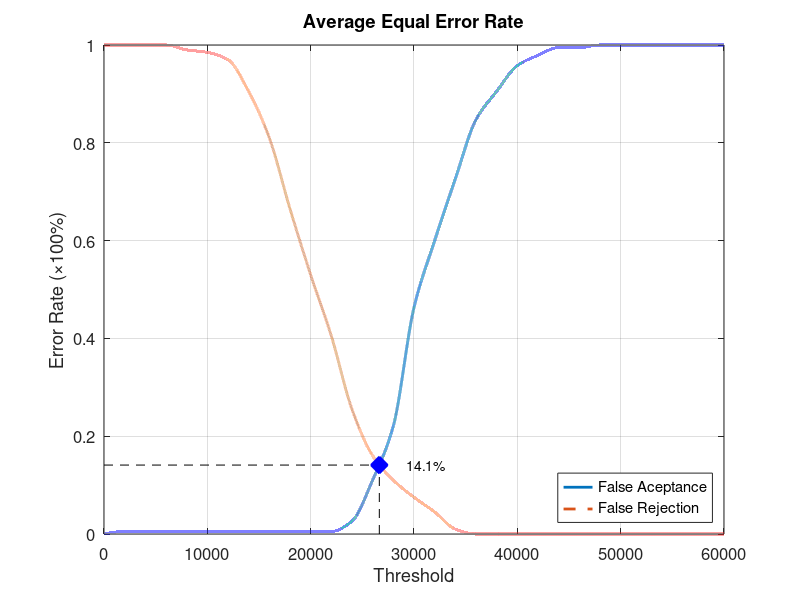
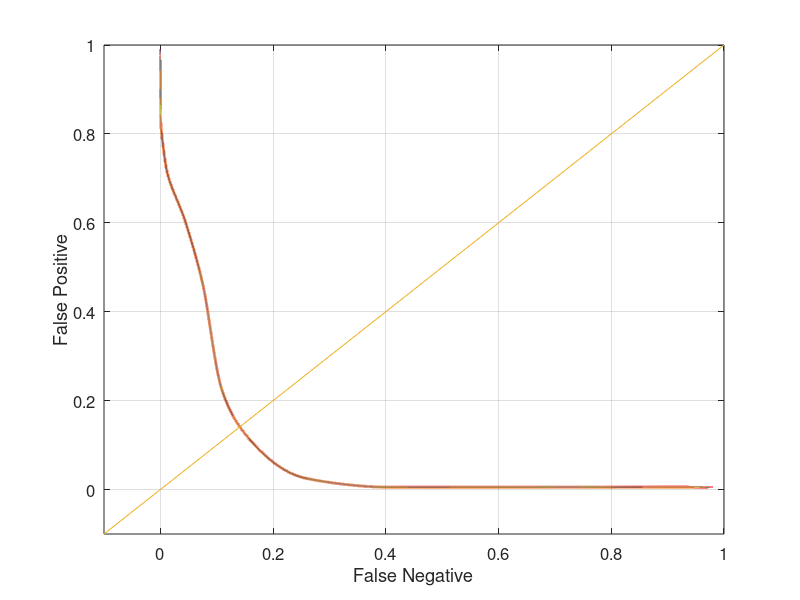

Write MATLAB code to recreate these figures, in order.
function yEER = Database4_4
close all;
clear;
clc;
x = 0:2000:60000;
xq = 0:0.5:60000;

y0 = [0 0.00526316 0.00526316 0.00526316 0.00526316 0.00526316 0.00526316 0.00526316 0.00526316 0.00526316 0.00526316 0.00526316 0.0263158 0.110526 0.221053 0.463158 0.6 0.726316 0.847368 0.905263 0.957895 0.978947 0.994737 0.994737 1 1 1 1 1 1 1];
yy0 = interp1(x, y0, xq, 'pchip');
y1 = [1 1 1 1 0.99 0.985 0.97 0.905 0.81 0.665 0.53 0.405 0.255 0.16 0.11 0.075 0.045 0.01 0 0 0 0 0 0 0 0 0 0 0 0 0];
yy1 = interp1(x, y1, xq, 'pchip');

% Calculating EER: 
y2 = abs(y0 - y1);
find(y2 == min(y2))
yy2 = abs(yy0 - yy1);
xEER = find(yy2 == min(yy2));
xEERIndex = xq(xEER) % X-axis EER
yEER = yy0(xEER) % Y-axis EER

main = figure
plot(xq, yy0,'-','LineWidth', 2);	hold on
plot(xq, yy1,'--','LineWidth', 2);	hold on
plot([xEERIndex xEERIndex], [0 yEER], 'k--');	hold on
plot([0 xEERIndex], [yEER yEER], 'k--');	hold on
plot(xEERIndex, yEER, 'bx', 'LineWidth', 10);	hold on
text(xEERIndex + 10 * xEERIndex / 100, yEER, [num2str(round((10000 * yEER)) / 100) '%'])
legend('False Aceptance', 'False Rejection', 'Location', 'SouthEast')
xlabel('Threshold')
ylabel('Error Rate (\times100%)')
title('Average Equal Error Rate')
set(gca, 'FontSize', 12)
axis([0 60000 0 1])
grid on

print(main, 'Database4_4Main', '-dpng');
FNRxFPR = figure('Color', [1 1 1]);
plot(yy1, yy0, '-', yy1, yy0, 'LineWidth', 2);
hold on
y = -0.1:0.1:1
plot(y, y); 
set(gca, 'FontSize', 12)
xlabel('False Negative')
ylabel('False Positive')
axis([-0.1 1 -0.1 1])
set(gca, 'FontSize', 12)
grid on

print(FNRxFPR, 'Database4_4FNRxFPR','-dpng');
end
